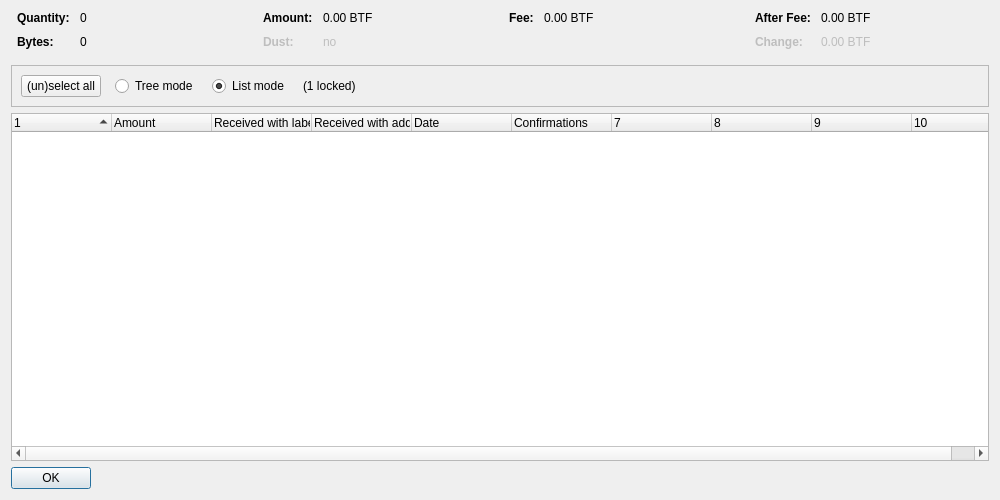
<?xml version="1.0" encoding="UTF-8"?>
<ui version="4.0">
 <class>CoinControlDialog</class>
 <widget class="QDialog" name="CoinControlDialog">
  <property name="geometry">
   <rect>
    <x>0</x>
    <y>0</y>
    <width>1000</width>
    <height>500</height>
   </rect>
  </property>
  <property name="windowTitle">
   <string>Coin Selection</string>
  </property>
  <layout class="QVBoxLayout" name="verticalLayout">
   <item>
    <layout class="QHBoxLayout" name="horizontalLayoutTop" stretch="0,0,0,0">
     <property name="topMargin">
      <number>0</number>
     </property>
     <property name="bottomMargin">
      <number>10</number>
     </property>
     <item>
      <layout class="QFormLayout" name="formLayoutCoinControl1">
       <property name="horizontalSpacing">
        <number>10</number>
       </property>
       <property name="verticalSpacing">
        <number>10</number>
       </property>
       <property name="leftMargin">
        <number>6</number>
       </property>
       <property name="rightMargin">
        <number>6</number>
       </property>
       <item row="0" column="0">
        <widget class="QLabel" name="labelCoinControlQuantityText">
         <property name="font">
          <font>
           <weight>75</weight>
           <bold>true</bold>
          </font>
         </property>
         <property name="text">
          <string>Quantity:</string>
         </property>
        </widget>
       </item>
       <item row="0" column="1">
        <widget class="QLabel" name="labelCoinControlQuantity">
         <property name="cursor">
          <cursorShape>IBeamCursor</cursorShape>
         </property>
         <property name="contextMenuPolicy">
          <enum>Qt::ActionsContextMenu</enum>
         </property>
         <property name="text">
          <string notr="true">0</string>
         </property>
         <property name="textInteractionFlags">
          <set>Qt::LinksAccessibleByMouse|Qt::TextSelectableByKeyboard|Qt::TextSelectableByMouse</set>
         </property>
        </widget>
       </item>
       <item row="1" column="0">
        <widget class="QLabel" name="labelCoinControlBytesText">
         <property name="font">
          <font>
           <weight>75</weight>
           <bold>true</bold>
          </font>
         </property>
         <property name="text">
          <string>Bytes:</string>
         </property>
        </widget>
       </item>
       <item row="1" column="1">
        <widget class="QLabel" name="labelCoinControlBytes">
         <property name="cursor">
          <cursorShape>IBeamCursor</cursorShape>
         </property>
         <property name="contextMenuPolicy">
          <enum>Qt::ActionsContextMenu</enum>
         </property>
         <property name="text">
          <string notr="true">0</string>
         </property>
         <property name="textInteractionFlags">
          <set>Qt::LinksAccessibleByMouse|Qt::TextSelectableByKeyboard|Qt::TextSelectableByMouse</set>
         </property>
        </widget>
       </item>
      </layout>
     </item>
     <item>
      <layout class="QFormLayout" name="formLayoutCoinControl2">
       <property name="horizontalSpacing">
        <number>10</number>
       </property>
       <property name="verticalSpacing">
        <number>10</number>
       </property>
       <property name="leftMargin">
        <number>6</number>
       </property>
       <property name="rightMargin">
        <number>6</number>
       </property>
       <item row="0" column="0">
        <widget class="QLabel" name="labelCoinControlAmountText">
         <property name="font">
          <font>
           <weight>75</weight>
           <bold>true</bold>
          </font>
         </property>
         <property name="text">
          <string>Amount:</string>
         </property>
        </widget>
       </item>
       <item row="0" column="1">
        <widget class="QLabel" name="labelCoinControlAmount">
         <property name="cursor">
          <cursorShape>IBeamCursor</cursorShape>
         </property>
         <property name="contextMenuPolicy">
          <enum>Qt::ActionsContextMenu</enum>
         </property>
         <property name="text">
          <string notr="true">0.00 BTF</string>
         </property>
         <property name="textInteractionFlags">
          <set>Qt::LinksAccessibleByMouse|Qt::TextSelectableByKeyboard|Qt::TextSelectableByMouse</set>
         </property>
        </widget>
       </item>
       <item row="1" column="0">
        <widget class="QLabel" name="labelCoinControlLowOutputText">
         <property name="enabled">
          <bool>false</bool>
         </property>
         <property name="font">
          <font>
           <weight>75</weight>
           <bold>true</bold>
          </font>
         </property>
         <property name="text">
          <string>Dust:</string>
         </property>
        </widget>
       </item>
       <item row="1" column="1">
        <widget class="QLabel" name="labelCoinControlLowOutput">
         <property name="enabled">
          <bool>false</bool>
         </property>
         <property name="cursor">
          <cursorShape>IBeamCursor</cursorShape>
         </property>
         <property name="contextMenuPolicy">
          <enum>Qt::ActionsContextMenu</enum>
         </property>
         <property name="text">
          <string notr="true">no</string>
         </property>
         <property name="textInteractionFlags">
          <set>Qt::LinksAccessibleByMouse|Qt::TextSelectableByKeyboard|Qt::TextSelectableByMouse</set>
         </property>
        </widget>
       </item>
      </layout>
     </item>
     <item>
      <layout class="QFormLayout" name="formLayoutCoinControl3">
       <property name="horizontalSpacing">
        <number>10</number>
       </property>
       <property name="verticalSpacing">
        <number>10</number>
       </property>
       <property name="leftMargin">
        <number>6</number>
       </property>
       <property name="rightMargin">
        <number>6</number>
       </property>
       <item row="0" column="0">
        <widget class="QLabel" name="labelCoinControlFeeText">
         <property name="font">
          <font>
           <weight>75</weight>
           <bold>true</bold>
          </font>
         </property>
         <property name="text">
          <string>Fee:</string>
         </property>
        </widget>
       </item>
       <item row="0" column="1">
        <widget class="QLabel" name="labelCoinControlFee">
         <property name="cursor">
          <cursorShape>IBeamCursor</cursorShape>
         </property>
         <property name="contextMenuPolicy">
          <enum>Qt::ActionsContextMenu</enum>
         </property>
         <property name="text">
          <string notr="true">0.00 BTF</string>
         </property>
         <property name="textInteractionFlags">
          <set>Qt::LinksAccessibleByMouse|Qt::TextSelectableByKeyboard|Qt::TextSelectableByMouse</set>
         </property>
        </widget>
       </item>
      </layout>
     </item>
     <item>
      <layout class="QFormLayout" name="formLayoutCoinControl4">
       <property name="horizontalSpacing">
        <number>10</number>
       </property>
       <property name="verticalSpacing">
        <number>10</number>
       </property>
       <property name="leftMargin">
        <number>6</number>
       </property>
       <property name="rightMargin">
        <number>6</number>
       </property>
       <item row="0" column="0">
        <widget class="QLabel" name="labelCoinControlAfterFeeText">
         <property name="font">
          <font>
           <weight>75</weight>
           <bold>true</bold>
          </font>
         </property>
         <property name="text">
          <string>After Fee:</string>
         </property>
        </widget>
       </item>
       <item row="0" column="1">
        <widget class="QLabel" name="labelCoinControlAfterFee">
         <property name="cursor">
          <cursorShape>IBeamCursor</cursorShape>
         </property>
         <property name="contextMenuPolicy">
          <enum>Qt::ActionsContextMenu</enum>
         </property>
         <property name="text">
          <string notr="true">0.00 BTF</string>
         </property>
         <property name="textInteractionFlags">
          <set>Qt::LinksAccessibleByMouse|Qt::TextSelectableByKeyboard|Qt::TextSelectableByMouse</set>
         </property>
        </widget>
       </item>
       <item row="1" column="0">
        <widget class="QLabel" name="labelCoinControlChangeText">
         <property name="enabled">
          <bool>false</bool>
         </property>
         <property name="font">
          <font>
           <weight>75</weight>
           <bold>true</bold>
          </font>
         </property>
         <property name="text">
          <string>Change:</string>
         </property>
        </widget>
       </item>
       <item row="1" column="1">
        <widget class="QLabel" name="labelCoinControlChange">
         <property name="enabled">
          <bool>false</bool>
         </property>
         <property name="cursor">
          <cursorShape>IBeamCursor</cursorShape>
         </property>
         <property name="contextMenuPolicy">
          <enum>Qt::ActionsContextMenu</enum>
         </property>
         <property name="text">
          <string notr="true">0.00 BTF</string>
         </property>
         <property name="textInteractionFlags">
          <set>Qt::LinksAccessibleByMouse|Qt::TextSelectableByKeyboard|Qt::TextSelectableByMouse</set>
         </property>
        </widget>
       </item>
      </layout>
     </item>
    </layout>
   </item>
   <item>
    <widget class="QFrame" name="frame">
     <property name="minimumSize">
      <size>
       <width>0</width>
       <height>40</height>
      </size>
     </property>
     <property name="frameShape">
      <enum>QFrame::StyledPanel</enum>
     </property>
     <property name="frameShadow">
      <enum>QFrame::Sunken</enum>
     </property>
     <layout class="QHBoxLayout" name="horizontalLayout">
      <item>
       <layout class="QHBoxLayout" name="horizontalLayoutPanel" stretch="0,0,0,0,0">
        <property name="spacing">
         <number>14</number>
        </property>
        <item>
         <widget class="QPushButton" name="pushButtonSelectAll">
          <property name="sizePolicy">
           <sizepolicy hsizetype="Maximum" vsizetype="Fixed">
            <horstretch>0</horstretch>
            <verstretch>0</verstretch>
           </sizepolicy>
          </property>
          <property name="text">
           <string>(un)select all</string>
          </property>
          <property name="autoDefault">
           <bool>false</bool>
          </property>
         </widget>
        </item>
        <item>
         <widget class="QRadioButton" name="radioTreeMode">
          <property name="sizePolicy">
           <sizepolicy hsizetype="Maximum" vsizetype="Fixed">
            <horstretch>0</horstretch>
            <verstretch>0</verstretch>
           </sizepolicy>
          </property>
          <property name="text">
           <string>Tree mode</string>
          </property>
         </widget>
        </item>
        <item>
         <widget class="QRadioButton" name="radioListMode">
          <property name="sizePolicy">
           <sizepolicy hsizetype="Maximum" vsizetype="Fixed">
            <horstretch>0</horstretch>
            <verstretch>0</verstretch>
           </sizepolicy>
          </property>
          <property name="text">
           <string>List mode</string>
          </property>
          <property name="checked">
           <bool>true</bool>
          </property>
         </widget>
        </item>
        <item>
         <widget class="QLabel" name="labelLocked">
          <property name="text">
           <string notr="true">(1 locked)</string>
          </property>
         </widget>
        </item>
        <item>
         <spacer name="horizontalSpacer">
          <property name="orientation">
           <enum>Qt::Horizontal</enum>
          </property>
          <property name="sizeHint" stdset="0">
           <size>
            <width>40</width>
            <height>20</height>
           </size>
          </property>
         </spacer>
        </item>
       </layout>
      </item>
     </layout>
    </widget>
   </item>
   <item>
    <widget class="CoinControlTreeWidget" name="treeWidget">
     <property name="contextMenuPolicy">
      <enum>Qt::CustomContextMenu</enum>
     </property>
     <property name="sortingEnabled">
      <bool>false</bool>
     </property>
     <property name="columnCount">
      <number>10</number>
     </property>
     <attribute name="headerShowSortIndicator" stdset="0">
      <bool>true</bool>
     </attribute>
     <attribute name="headerStretchLastSection">
      <bool>false</bool>
     </attribute>
     <column>
      <property name="text">
       <string/>
      </property>
     </column>
     <column>
      <property name="text">
       <string>Amount</string>
      </property>
     </column>
     <column>
      <property name="text">
       <string>Received with label</string>
      </property>
     </column>
     <column>
      <property name="text">
       <string>Received with address</string>
      </property>
     </column>
     <column>
      <property name="text">
       <string>Date</string>
      </property>
     </column>
     <column>
      <property name="text">
       <string>Confirmations</string>
      </property>
      <property name="toolTip">
       <string>Confirmed</string>
      </property>
     </column>
     <column>
      <property name="text">
       <string/>
      </property>
     </column>
     <column>
      <property name="text">
       <string/>
      </property>
     </column>
     <column>
      <property name="text">
       <string/>
      </property>
     </column>
     <column>
      <property name="text">
       <string/>
      </property>
     </column>
    </widget>
   </item>
   <item>
    <widget class="QDialogButtonBox" name="buttonBox">
     <property name="sizePolicy">
      <sizepolicy hsizetype="Maximum" vsizetype="Fixed">
       <horstretch>0</horstretch>
       <verstretch>0</verstretch>
      </sizepolicy>
     </property>
     <property name="orientation">
      <enum>Qt::Horizontal</enum>
     </property>
     <property name="standardButtons">
      <set>QDialogButtonBox::Ok</set>
     </property>
    </widget>
   </item>
  </layout>
 </widget>
 <customwidgets>
  <customwidget>
   <class>CoinControlTreeWidget</class>
   <extends>QTreeWidget</extends>
   <header>coincontroltreewidget.h</header>
  </customwidget>
 </customwidgets>
 <resources/>
 <connections/>
</ui>
